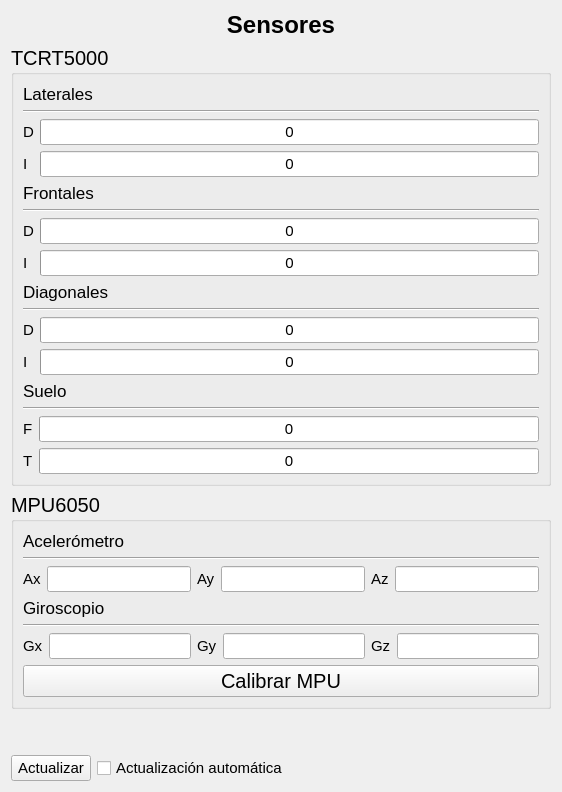
      <widget class="QWidget" name="pageSensors">
       <layout class="QVBoxLayout" name="verticalLayout_7">
        <item>
         <widget class="QLabel" name="titleSensors">
          <property name="font">
           <font>
            <pointsize>18</pointsize>
            <bold>true</bold>
           </font>
          </property>
          <property name="text">
           <string>Sensores</string>
          </property>
          <property name="alignment">
           <set>Qt::AlignCenter</set>
          </property>
         </widget>
        </item>
        <item>
         <widget class="QGroupBox" name="groupIRSensors">
          <property name="font">
           <font>
            <pointsize>15</pointsize>
           </font>
          </property>
          <property name="title">
           <string>TCRT5000</string>
          </property>
          <layout class="QVBoxLayout" name="verticalLayout_8">
           <item>
            <layout class="QHBoxLayout" name="horizontalLayout_2">
             <item>
              <widget class="QLabel" name="labelDistanceSensors">
               <property name="font">
                <font>
                 <pointsize>13</pointsize>
                </font>
               </property>
               <property name="text">
                <string>Laterales</string>
               </property>
              </widget>
             </item>
            </layout>
           </item>
           <item>
            <widget class="Line" name="line_2">
             <property name="orientation">
              <enum>Qt::Horizontal</enum>
             </property>
            </widget>
           </item>
           <item>
            <layout class="QGridLayout" name="layoutDistanceSensors">
             <item row="0" column="1">
              <widget class="QProgressBar" name="progBarIrRightSide">
               <property name="font">
                <font>
                 <pointsize>11</pointsize>
                </font>
               </property>
               <property name="maximum">
                <number>4095</number>
               </property>
               <property name="value">
                <number>0</number>
               </property>
               <property name="alignment">
                <set>Qt::AlignCenter</set>
               </property>
               <property name="textVisible">
                <bool>true</bool>
               </property>
               <property name="format">
                <string>%v</string>
               </property>
              </widget>
             </item>
             <item row="0" column="0">
              <widget class="QLabel" name="labelIrRightSide">
               <property name="font">
                <font>
                 <pointsize>11</pointsize>
                </font>
               </property>
               <property name="text">
                <string>D</string>
               </property>
              </widget>
             </item>
             <item row="5" column="1">
              <widget class="QProgressBar" name="progBarIrLeftSide">
               <property name="font">
                <font>
                 <pointsize>11</pointsize>
                </font>
               </property>
               <property name="maximum">
                <number>4095</number>
               </property>
               <property name="value">
                <number>0</number>
               </property>
               <property name="alignment">
                <set>Qt::AlignCenter</set>
               </property>
               <property name="textVisible">
                <bool>true</bool>
               </property>
               <property name="format">
                <string>%v</string>
               </property>
              </widget>
             </item>
             <item row="5" column="0">
              <widget class="QLabel" name="labelIrLeftSide">
               <property name="font">
                <font>
                 <pointsize>11</pointsize>
                </font>
               </property>
               <property name="text">
                <string>I</string>
               </property>
              </widget>
             </item>
            </layout>
           </item>
           <item>
            <widget class="QLabel" name="label_10">
             <property name="font">
              <font>
               <pointsize>13</pointsize>
              </font>
             </property>
             <property name="text">
              <string>Frontales</string>
             </property>
            </widget>
           </item>
           <item>
            <widget class="Line" name="line_6">
             <property name="orientation">
              <enum>Qt::Horizontal</enum>
             </property>
            </widget>
           </item>
           <item>
            <layout class="QGridLayout" name="gridLayout_2">
             <item row="0" column="0">
              <widget class="QLabel" name="labelIrFrontRight">
               <property name="font">
                <font>
                 <pointsize>11</pointsize>
                </font>
               </property>
               <property name="text">
                <string>D</string>
               </property>
              </widget>
             </item>
             <item row="0" column="1">
              <widget class="QProgressBar" name="progBarIrFrontRight">
               <property name="font">
                <font>
                 <pointsize>11</pointsize>
                </font>
               </property>
               <property name="maximum">
                <number>4095</number>
               </property>
               <property name="value">
                <number>0</number>
               </property>
               <property name="alignment">
                <set>Qt::AlignCenter</set>
               </property>
               <property name="textVisible">
                <bool>true</bool>
               </property>
               <property name="format">
                <string>%v</string>
               </property>
              </widget>
             </item>
             <item row="1" column="0">
              <widget class="QLabel" name="labelIrFrontLeft">
               <property name="font">
                <font>
                 <pointsize>11</pointsize>
                </font>
               </property>
               <property name="text">
                <string>I</string>
               </property>
              </widget>
             </item>
             <item row="1" column="1">
              <widget class="QProgressBar" name="progBarIrFrontLeft">
               <property name="font">
                <font>
                 <pointsize>11</pointsize>
                </font>
               </property>
               <property name="maximum">
                <number>4095</number>
               </property>
               <property name="value">
                <number>0</number>
               </property>
               <property name="alignment">
                <set>Qt::AlignCenter</set>
               </property>
               <property name="textVisible">
                <bool>true</bool>
               </property>
               <property name="format">
                <string>%v</string>
               </property>
              </widget>
             </item>
            </layout>
           </item>
           <item>
            <widget class="QLabel" name="label_11">
             <property name="font">
              <font>
               <pointsize>13</pointsize>
              </font>
             </property>
             <property name="text">
              <string>Diagonales</string>
             </property>
            </widget>
           </item>
           <item>
            <widget class="Line" name="line_7">
             <property name="orientation">
              <enum>Qt::Horizontal</enum>
             </property>
            </widget>
           </item>
           <item>
            <layout class="QGridLayout" name="gridLayout_3">
             <item row="0" column="0">
              <widget class="QLabel" name="labelIrRightDiag">
               <property name="font">
                <font>
                 <pointsize>11</pointsize>
                </font>
               </property>
               <property name="text">
                <string>D</string>
               </property>
              </widget>
             </item>
             <item row="1" column="1">
              <widget class="QProgressBar" name="progBarIrLeftDiag">
               <property name="font">
                <font>
                 <pointsize>11</pointsize>
                </font>
               </property>
               <property name="maximum">
                <number>4095</number>
               </property>
               <property name="value">
                <number>0</number>
               </property>
               <property name="alignment">
                <set>Qt::AlignCenter</set>
               </property>
               <property name="textVisible">
                <bool>true</bool>
               </property>
               <property name="format">
                <string>%v</string>
               </property>
              </widget>
             </item>
             <item row="1" column="0">
              <widget class="QLabel" name="labelIrLeftDiag">
               <property name="font">
                <font>
                 <pointsize>11</pointsize>
                </font>
               </property>
               <property name="text">
                <string>I</string>
               </property>
              </widget>
             </item>
             <item row="0" column="1">
              <widget class="QProgressBar" name="progBarIrRightDiag">
               <property name="font">
                <font>
                 <pointsize>11</pointsize>
                </font>
               </property>
               <property name="maximum">
                <number>4095</number>
               </property>
               <property name="value">
                <number>0</number>
               </property>
               <property name="alignment">
                <set>Qt::AlignCenter</set>
               </property>
               <property name="textVisible">
                <bool>true</bool>
               </property>
               <property name="format">
                <string>%v</string>
               </property>
              </widget>
             </item>
            </layout>
           </item>
           <item>
            <widget class="QLabel" name="label_9">
             <property name="font">
              <font>
               <pointsize>13</pointsize>
              </font>
             </property>
             <property name="text">
              <string>Suelo</string>
             </property>
            </widget>
           </item>
           <item>
            <widget class="Line" name="line_3">
             <property name="orientation">
              <enum>Qt::Horizontal</enum>
             </property>
            </widget>
           </item>
           <item>
            <layout class="QGridLayout" name="layoutGroundSensors">
             <item row="0" column="0">
              <widget class="QLabel" name="labelIrGroundFront">
               <property name="font">
                <font>
                 <pointsize>11</pointsize>
                </font>
               </property>
               <property name="text">
                <string>F</string>
               </property>
               <property name="margin">
                <number>0</number>
               </property>
              </widget>
             </item>
             <item row="3" column="0">
              <widget class="QLabel" name="labelIrGroundRear">
               <property name="font">
                <font>
                 <pointsize>11</pointsize>
                </font>
               </property>
               <property name="lineWidth">
                <number>1</number>
               </property>
               <property name="text">
                <string>T</string>
               </property>
               <property name="margin">
                <number>0</number>
               </property>
               <property name="indent">
                <number>-1</number>
               </property>
              </widget>
             </item>
             <item row="0" column="1">
              <widget class="QProgressBar" name="progBarIrGroundFront">
               <property name="font">
                <font>
                 <pointsize>11</pointsize>
                </font>
               </property>
               <property name="maximum">
                <number>4095</number>
               </property>
               <property name="value">
                <number>0</number>
               </property>
               <property name="alignment">
                <set>Qt::AlignCenter</set>
               </property>
               <property name="format">
                <string>%v</string>
               </property>
              </widget>
             </item>
             <item row="3" column="1">
              <widget class="QProgressBar" name="progBarIrGroundRear">
               <property name="font">
                <font>
                 <pointsize>11</pointsize>
                </font>
               </property>
               <property name="maximum">
                <number>4095</number>
               </property>
               <property name="value">
                <number>0</number>
               </property>
               <property name="alignment">
                <set>Qt::AlignCenter</set>
               </property>
               <property name="format">
                <string>%v</string>
               </property>
              </widget>
             </item>
            </layout>
           </item>
          </layout>
         </widget>
        </item>
        <item>
         <widget class="QGroupBox" name="groupMPU6050">
          <property name="font">
           <font>
            <pointsize>15</pointsize>
           </font>
          </property>
          <property name="title">
           <string>MPU6050</string>
          </property>
          <layout class="QVBoxLayout" name="verticalLayout_9">
           <item>
            <layout class="QHBoxLayout" name="horizontalLayout_9">
             <item>
              <widget class="QLabel" name="label_7">
               <property name="font">
                <font>
                 <pointsize>13</pointsize>
                </font>
               </property>
               <property name="text">
                <string>Acelerómetro</string>
               </property>
              </widget>
             </item>
            </layout>
           </item>
           <item>
            <widget class="Line" name="line_4">
             <property name="orientation">
              <enum>Qt::Horizontal</enum>
             </property>
            </widget>
           </item>
           <item>
            <layout class="QHBoxLayout" name="horizontalLayout_8">
             <item>
              <widget class="QLabel" name="label">
               <property name="font">
                <font>
                 <pointsize>11</pointsize>
                </font>
               </property>
               <property name="text">
                <string>Ax</string>
               </property>
              </widget>
             </item>
             <item>
              <widget class="QLineEdit" name="accelXLineEdit">
               <property name="font">
                <font>
                 <pointsize>11</pointsize>
                </font>
               </property>
               <property name="readOnly">
                <bool>true</bool>
               </property>
              </widget>
             </item>
             <item>
              <widget class="QLabel" name="label_2">
               <property name="font">
                <font>
                 <pointsize>11</pointsize>
                </font>
               </property>
               <property name="text">
                <string>Ay</string>
               </property>
              </widget>
             </item>
             <item>
              <widget class="QLineEdit" name="accelYLineEdit">
               <property name="font">
                <font>
                 <pointsize>11</pointsize>
                </font>
               </property>
               <property name="readOnly">
                <bool>true</bool>
               </property>
              </widget>
             </item>
             <item>
              <widget class="QLabel" name="label_3">
               <property name="font">
                <font>
                 <pointsize>11</pointsize>
                </font>
               </property>
               <property name="text">
                <string>Az</string>
               </property>
              </widget>
             </item>
             <item>
              <widget class="QLineEdit" name="accelZLineEdit">
               <property name="font">
                <font>
                 <pointsize>11</pointsize>
                </font>
               </property>
               <property name="readOnly">
                <bool>true</bool>
               </property>
              </widget>
             </item>
            </layout>
           </item>
           <item>
            <widget class="QLabel" name="label_8">
             <property name="font">
              <font>
               <pointsize>13</pointsize>
              </font>
             </property>
             <property name="text">
              <string>Giroscopio</string>
             </property>
            </widget>
           </item>
           <item>
            <widget class="Line" name="line_5">
             <property name="orientation">
              <enum>Qt::Horizontal</enum>
             </property>
            </widget>
           </item>
           <item>
            <layout class="QHBoxLayout" name="horizontalLayout_3">
             <item>
              <widget class="QLabel" name="label_4">
               <property name="font">
                <font>
                 <pointsize>11</pointsize>
                </font>
               </property>
               <property name="text">
                <string>Gx</string>
               </property>
              </widget>
             </item>
             <item>
              <widget class="QLineEdit" name="gyroXLineEdit">
               <property name="font">
                <font>
                 <pointsize>11</pointsize>
                </font>
               </property>
               <property name="readOnly">
                <bool>true</bool>
               </property>
              </widget>
             </item>
             <item>
              <widget class="QLabel" name="label_5">
               <property name="font">
                <font>
                 <pointsize>11</pointsize>
                </font>
               </property>
               <property name="text">
                <string>Gy</string>
               </property>
              </widget>
             </item>
             <item>
              <widget class="QLineEdit" name="gyroYLineEdit">
               <property name="font">
                <font>
                 <pointsize>11</pointsize>
                </font>
               </property>
               <property name="readOnly">
                <bool>true</bool>
               </property>
              </widget>
             </item>
             <item>
              <widget class="QLabel" name="label_6">
               <property name="font">
                <font>
                 <pointsize>11</pointsize>
                </font>
               </property>
               <property name="text">
                <string>Gz</string>
               </property>
              </widget>
             </item>
             <item>
              <widget class="QLineEdit" name="gyroZLineEdit">
               <property name="font">
                <font>
                 <pointsize>11</pointsize>
                </font>
               </property>
               <property name="readOnly">
                <bool>true</bool>
               </property>
              </widget>
             </item>
            </layout>
           </item>
           <item>
            <widget class="QPushButton" name="btnCalibrateMPU">
             <property name="text">
              <string>Calibrar MPU</string>
             </property>
            </widget>
           </item>
          </layout>
         </widget>
        </item>
        <item>
         <spacer name="verticalSpacer_2">
          <property name="font">
           <font>
            <pointsize>11</pointsize>
           </font>
          </property>
          <property name="orientation">
           <enum>Qt::Vertical</enum>
          </property>
          <property name="sizeHint" stdset="0">
           <size>
            <width>20</width>
            <height>40</height>
           </size>
          </property>
         </spacer>
        </item>
        <item>
         <layout class="QHBoxLayout" name="horizontalLayout_10">
          <item>
           <widget class="QPushButton" name="btnRefreshSensorsValues">
            <property name="font">
             <font>
              <pointsize>11</pointsize>
             </font>
            </property>
            <property name="text">
             <string>Actualizar</string>
            </property>
           </widget>
          </item>
          <item>
           <widget class="QCheckBox" name="chkBoxAutoRefreshSensorsValues">
            <property name="font">
             <font>
              <pointsize>11</pointsize>
             </font>
            </property>
            <property name="text">
             <string>Actualización automática</string>
            </property>
           </widget>
          </item>
          <item>
           <spacer name="horizontalSpacer_2">
            <property name="orientation">
             <enum>Qt::Horizontal</enum>
            </property>
            <property name="sizeHint" stdset="0">
             <size>
              <width>40</width>
              <height>20</height>
             </size>
            </property>
           </spacer>
          </item>
         </layout>
        </item>
       </layout>
      </widget>
